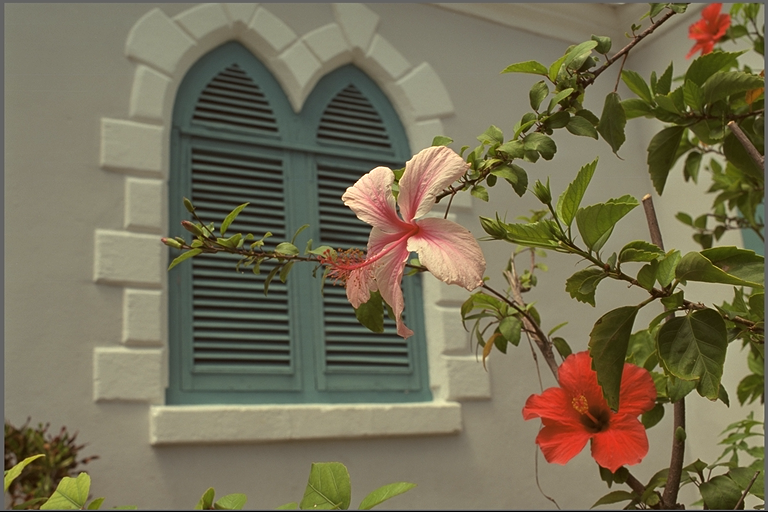
#> input picture Tests/kodim07.png, 768 x 512 px, found by its file name
$ jupyter execute test.ipynb
#> lines starting #> are read from the running program, lines starting #| are printed output that depends on the picture
# Image Processing with python
There are several libraries that provide image processing functions
## OpenCV
OpenCV is a popular library for computer vision and image processing. It provides a wide range of functionalities, such as face detection, object recognition, feature extraction, image manipulation, video analysis, and more. OpenCV is written in C++ and has bindings for Python, Java, and other languages. OpenCV-Python is a Python wrapper for the original OpenCV C++ implementation. It uses Numpy, a highly optimized library for numerical operations, to store and manipulate image data. OpenCV-Python can be easily installed using pip, the Python package manager. To use OpenCV-Python, you just need to import the cv2 module and call its functions. Here is a simple example of how to read and display an image using OpenCV-Python:

```
import cv2
img = cv2.imread("path/to/image")
cv2.imshow("Display window", img)
k = cv2.waitKey(0) # Wait for a keystroke in the window
````

If you want to learn more about OpenCV-Python, you can check the [official documentation](https://pypi.org/project/opencv-python/), [the tutorials](https://opencv.org/get-started/), or the [online courses](https://docs.opencv.org/3.4/d0/de3/tutorial_py_intro.html). OpenCV-Python is a powerful and versatile tool for computer vision and image processing applications.

[cell 1]
import matplotlib.pyplot as plt
import numpy as np
import cv2
cv2.useOptimized()
import urllib.request

[cell 2]
# read samle image from url
urllib.request.urlretrieve('https://r0k.us/graphics/kodak/kodak/kodim07.png', 'kodim07.png')
imBGR=cv2.imread('kodim07.png')
#> imBGR is the input picture: shape (512, 768, 3); mean B, G, R 85.4, 110.7, 117.6
imRGB=cv2.cvtColor(imBGR, cv2.COLOR_BGR2RGB)
imgray=cv2.cvtColor(imRGB, cv2.COLOR_RGB2GRAY)
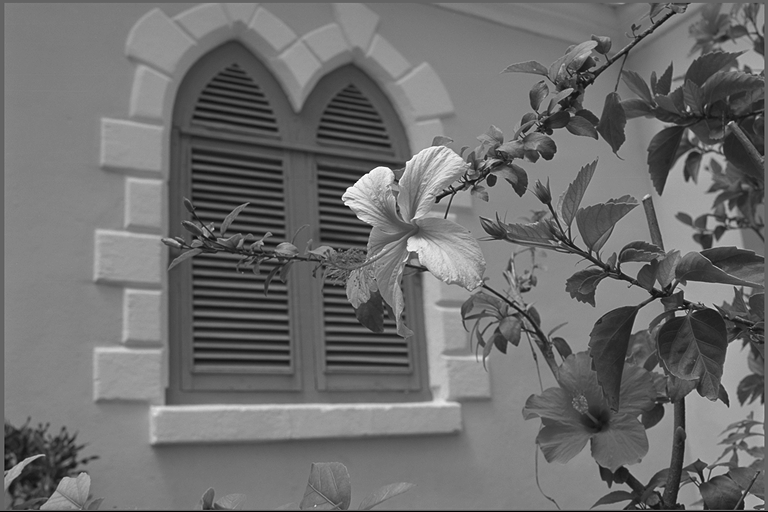
#> imgray: shape (512, 768); min 0, max 255, mean 109.9

# show the image using opencv (BGR color space)
#cv2.imshow('image',imBGR)
#k=cv2.waitKey(0)
#cv2.destroyAllWindows()

# plot the image using matplotlib (RGB color space)
plt.figure()
plt.imshow(imRGB)
plt.title('kodim07')

# plot the gray image using matplotlib
plt.figure(figsize=(5,5))
plt.imshow(imgray, cmap='gray')
plt.title('kodim07 gray')
#set the axis off
plt.axis('off')
plt.colorbar()
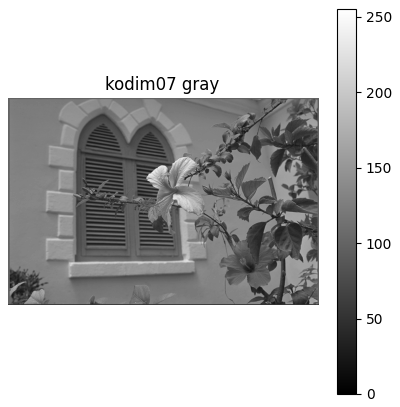
#> figure drawn by matplotlib, 2 panels

Let's define a function perfmorming histogram equalization

[cell 3]
def imhist(img,scale=256):
    img=np.clip(img,0,scale-1)
    h=np.bincount(img.flatten())
    return h

def histeq(img,scale=256):
    h=imhist(img)
    T=np.cumsum(h)/np.prod(img.shape)*(scale-1)
    img_eq=np.floor(T[img])
    return np.int_(img_eq)

[cell 4]
plt.figure()
plt.imshow(imgray, cmap='gray')
plt.title('kodim07 gray')

#using my own function
h=imhist(imgray)
#> in imhist, `h=np.bincount(img.flatten())`: h = 256 values, max 12487 at index 130, min 0 at index 1, mean 1536
#using opencv as an alternative
h2=cv2.calcHist([imgray],[0],None,[256],[0,256])
#> h2 has the same summary as h in imhist

plt.figure()
plt.bar(np.arange(0,len(h)),h)
plt.plot(h2,'r--')
plt.title('histogram of kodim07 gray')

im_eq=histeq(imgray)
#> in histeq, `T=np.cumsum(h)/np.prod(img.shape)*(scale-1)`: T = 256 values from 0.498 to 255
#> in histeq, `img_eq=np.floor(T[img])`:
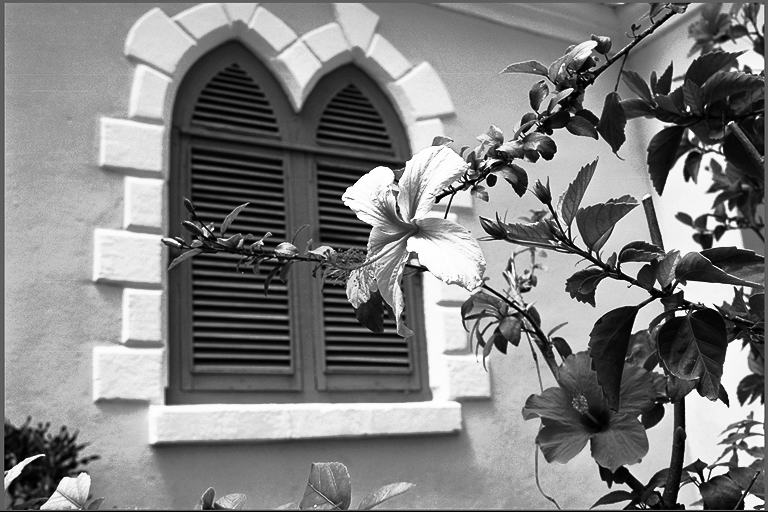
#> img_eq: shape (512, 768) float64; min 0, max 255, mean 128.3
plt.figure()
plt.imshow(im_eq,cmap='gray')
plt.title('kodim07 gray equalized')

h_eq=imhist(im_eq)
#> h_eq = 256 values, max 12487 at index 172, min 0 at index 13, mean 1536
plt.figure()
plt.bar(np.arange(0,len(h_eq)),h_eq)
plt.title('histogram of kodim07 gray equalized')

#perform histogram equalization using opencv
im_eq2=cv2.equalizeHist(imgray)
plt.figure()
plt.imshow(im_eq2,cmap='gray')
plt.title('kodim07 gray equalized using opencv')
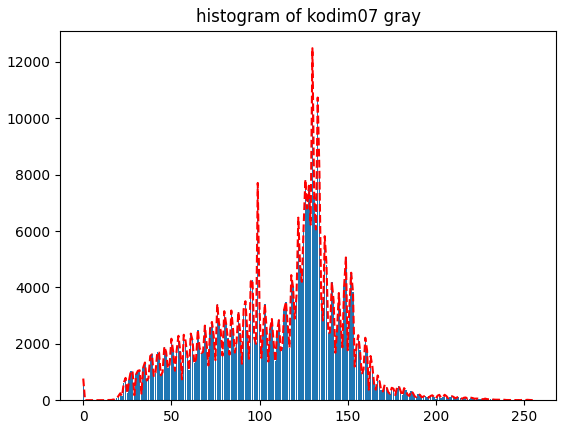
#> figure drawn by matplotlib, 1 panel; tallest bar 12487 high, from x = 129.6 to 130.4; curve peaks at x = 130, y = 12487
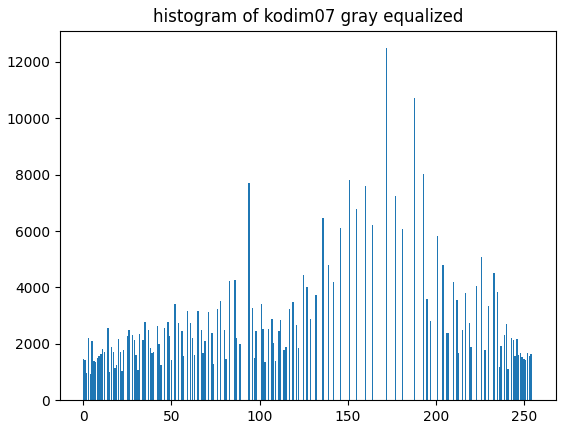
#> figure drawn by matplotlib, 1 panel; tallest bar 12487 high, from x = 171.6 to 172.4

# Other useful libraries
There are other two libs for image processing:
1. [scipy.ndimage](https://docs.scipy.org/doc/scipy/reference/ndimage.html)
2. [scikit-image](https://scikit-image.org)
3. [Pillow](https://pillow.readthedocs.io/en/stable/#)

[cell 5]
import numpy as np
import scipy.ndimage as nd
from skimage import data, morphology, filters as imfilter
import skimage.metrics as metrics

[cell 6]
#load a sample image from skimage
img=data.cat()
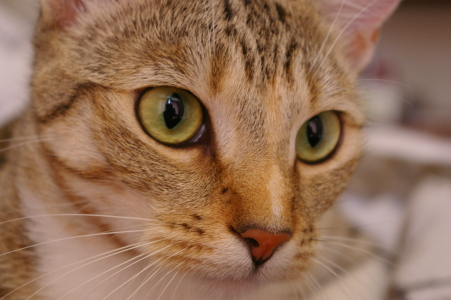
#> input picture skimage.data.cat(), 451 x 300 px
#> img is the input picture: shape (300, 451, 3); mean R, G, B 147.7, 111.4, 86.8

if len(img.shape)>2 :
    img=cv2.cvtColor(img,cv2.COLOR_RGB2GRAY)
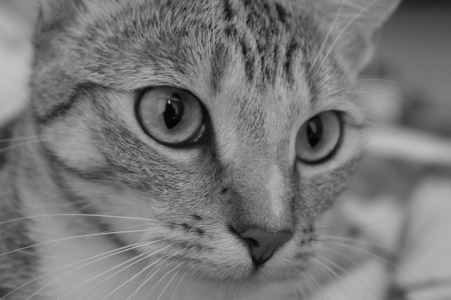
#> img: shape (300, 451); min 4, max 194, mean 119.5

plt.figure()
plt.imshow(img,cmap='gray')
plt.title('cat')

[cell 7]
#let's do some profiling on simple spatial filtering
import time

#scipy
t0=time.time()
dst_scipy=nd.gaussian_filter(img,5)
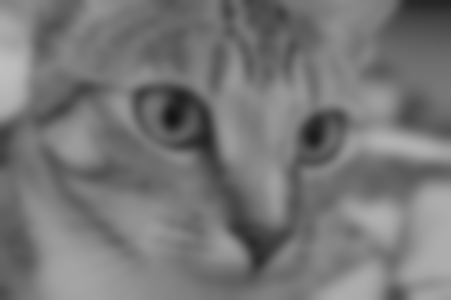
#> dst_scipy: shape (300, 451); min 20, max 191, mean 118.5
t1=time.time()
print('scipy time= ', t1-t0)


#opencv
t0=time.time()
dst_cv2=cv2.GaussianBlur(img,(0,0),5)
t1=time.time()
print('opencv time= ', t1-t0)

#scikit
t0=time.time()
dst_skit= imfilter.gaussian(img,5)
t1=time.time()
print('scikit time= ', t1-t0)

plt.figure()
plt.imshow(dst_scipy,cmap='gray')
plt.title('scipy')

plt.figure()
plt.imshow(dst_cv2,cmap='gray')
plt.title('opencv')

plt.figure()
plt.imshow(dst_skit,cmap='gray')
plt.title('scikit')

#opencv is usually faster than scipy and scikit

$ run again, with Tests/kodim10.png copied over Tests/kodim07.png
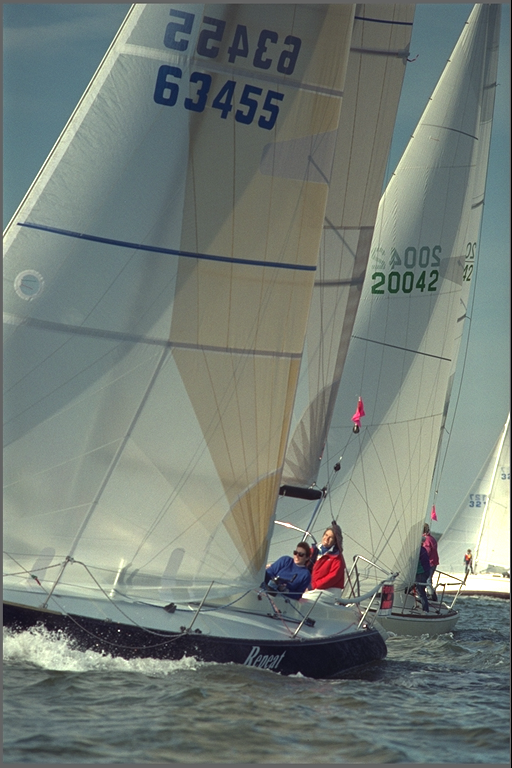
#> input picture Tests/kodim10.png, 512 x 768 px, found by its file name
#> imBGR is the input picture: shape (768, 512, 3); mean B, G, R 118.3, 124.8, 115.6
#> in imhist, `h=np.bincount(img.flatten())`: h = 256 values, max 9922 at index 99, min 0 at index 1, mean 1536
#> h2 has the same summary as h in imhist
#> T = 256 values from 0.498 to 255
#> in histeq, `img_eq=np.floor(T[img])`:
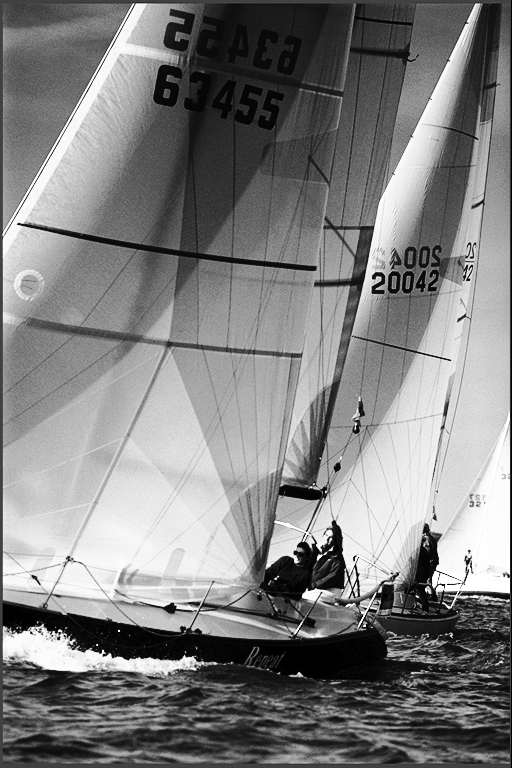
#> img_eq: shape (768, 512) float64; min 0, max 255, mean 128.2
#> h_eq = 256 values, max 9922 at index 65, min 0 at index 26, mean 1536
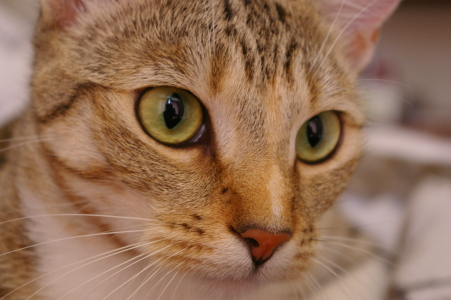
#> input picture skimage.data.cat(), 451 x 300 px
#> img is the input picture: shape (300, 451, 3); mean R, G, B 147.7, 111.4, 86.8
#> img: shape (300, 451)
